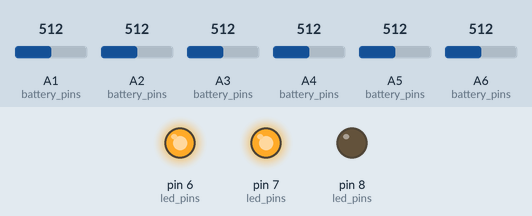
The sketch below on a simulated Arduino Nano, built with avr-gcc and run on an emulated ATmega328P. Shown: output pins drawn as LEDs (lit = HIGH). The test bench sets the inputs (shaded band); at power-on: A1 (battery_pins) = 512, A2 (battery_pins) = 512, A3 (battery_pins) = 512, A4 (battery_pins) = 512, A5 (battery_pins) = 512, A6 (battery_pins) = 512. The ROS host is connected and sends only what is stated.

Above: at 0.1 s.
At 3.29 s:
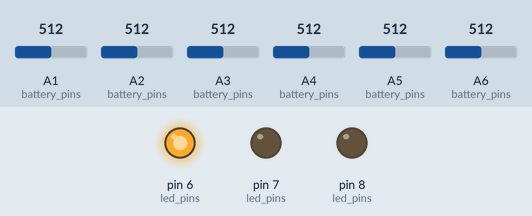
At 7.85 s:
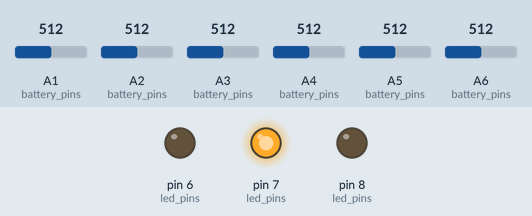
At 18.44 s:
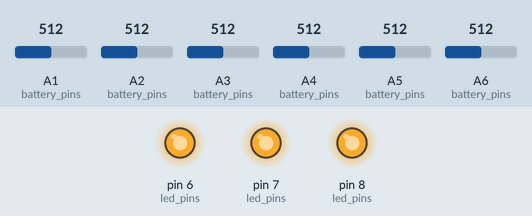
At 27.72 s:
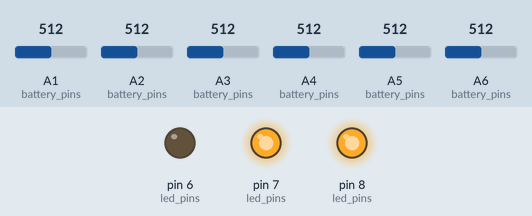
At 38.51 s:
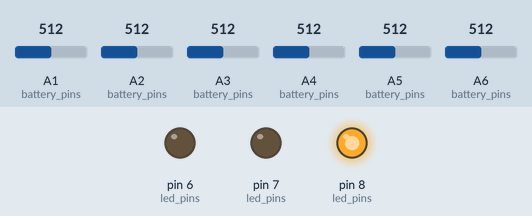
Timing chart, 0 to 40.0 s (numbered marks = the images above):
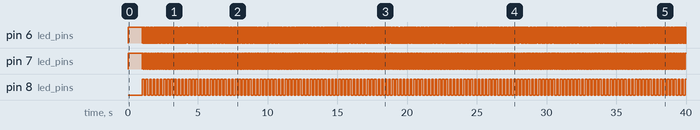

The sketch:

led_battery.ino
```cpp
#include <ros.h>
#include <std_msgs/Float64MultiArray.h>
#include <std_msgs/String.h>

#define NUM_LED_PINS 3
#define LED_R 6
#define LED_G 7
#define LED_B 8

// Cell sensing pins
#define B1_C1 A1
#define B1_C2 A2
#define B1_C3 A3
#define B2_C1 A4
#define B2_C2 A5
#define B2_C3 A6

#define NUM_CELLS 6
#define CELLS_PER_BATT 3
#define CELL_READ_WINDOW 25
#define BATTERY_READ_PERIOD 1000

// Cell sensing calibration constants (calibrated using reference sweep + LOBF)
#define C1_A 0.0043845
#define C1_B -0.0119552

#define C2_A 0.00427625
#define C2_B -0.012834

#define C3_A C2_A // very close to the same (due to same differential measurement circuit)
#define C3_B C2_B

ros::NodeHandle nh;

const unsigned char led_pins[] = {LED_R, LED_G, LED_B};
unsigned char autonomous[] = {HIGH, LOW, LOW};
unsigned char manual[] = {LOW, LOW, HIGH};
unsigned char disabled[] = {HIGH, HIGH, LOW};
unsigned char goal_reached[] = {LOW, HIGH, LOW};
unsigned char white[] = {HIGH, HIGH, HIGH};
unsigned char led_off[] = {LOW, LOW, LOW};

int battery_pins[6] = {B1_C1, B1_C2, B1_C3, B2_C1, B2_C2, B2_C3};
float Aconstants[3] = {C1_A, C2_A, C3_A};
float Bconstants[3] = {C1_B, C2_B, C3_B};
unsigned long last_battery_reading = 0;

unsigned char *state = disabled;  // start out disabled

void refresh_color() {
  for (int i = 0; i < NUM_LED_PINS; i++) digitalWrite(led_pins[i], state[i]);
}

void on_state(const std_msgs::String &msg) {
  if (strcmp(msg.data, "manual") == 0) state = manual;
  else if (strcmp(msg.data, "autonomous") == 0) state = autonomous;
  else if (strcmp(msg.data, "off") == 0) state = disabled;
  else if (strcmp(msg.data, "goal_reached") == 0) {
    if (millis() % 1000 < 500) state = goal_reached;
    else state = led_off;  // flash green per competition
  }
  refresh_color();
}

ros::Subscriber<std_msgs::String> state_sub("/state", &on_state);
std_msgs::Float64MultiArray battery_levels;
ros::Publisher battery_pub("/battery_level", &battery_levels);

void setup() {
	battery_levels.data_length = NUM_CELLS;
  	battery_levels.data = new float[NUM_CELLS];
  	for (int i = 0; i < NUM_CELLS; i++)
    	battery_levels.data[i] = 0;

  for (int i = 0; i < NUM_LED_PINS; i++) {
    pinMode(led_pins[i], OUTPUT);
  }

	nh.initNode();
	nh.subscribe(state_sub);
	nh.advertise(battery_pub);
}

void loop() {
  if (millis() - last_battery_reading > BATTERY_READ_PERIOD) {
    last_battery_reading = millis();
    handle_batteries();
  }
  if (should_panic()) {
    led_panic();
  }
  else {
    refresh_color();
  }

  nh.spinOnce(); // must be called for rosserial to work
  delay(10);
}

void led_panic()
{
  unsigned int time = millis() / 32;
  for (int i = 0; i < NUM_LED_PINS; i++) {
    if ((time & 1 << i) == 0)
      digitalWrite(led_pins[i], HIGH);
    else
      digitalWrite(led_pins[i], LOW);
  }
}

bool should_panic() {
  bool should_panic = false;
  for (int cell = 0; cell < NUM_CELLS; cell++) {
    should_panic = should_panic || cell_should_panic(battery_levels.data[cell]);
  }
  return should_panic;
}

bool cell_should_panic(float reading) {
  return reading < 3.7 && reading > 2;
}

float num_read = 0;
void handle_batteries() {
  for (int cell = 0; cell < NUM_CELLS; cell++) {
    float read_val = linearRemap(analogRead(battery_pins[cell]), Aconstants[cell % CELLS_PER_BATT], Bconstants[cell % CELLS_PER_BATT]);
    if (read_val < 2) {
      continue;
    }
    battery_levels.data[cell] *= num_read / (num_read + 1);
    battery_levels.data[cell] += read_val / (num_read + 1);
  }
  battery_pub.publish(&battery_levels);
  num_read++;
  num_read = min(num_read, CELL_READ_WINDOW);
}

float linearRemap(float value, float calA, float calB) {
  return calA * value + calB;
}
```

Measured:
- by itself, pin 6 (led_pins): repeats every 0.05 s: LOW 0.02 s, HIGH 0.03 s
- by itself, pin 7 (led_pins): goes HIGH 1.0 s, LOW 0.02 s, 304 × (HIGH 0.06 s, LOW 0.06 s), then HIGH
- by itself, pin 8 (led_pins): alternates HIGH for 0.13 s and LOW for 0.13 s
